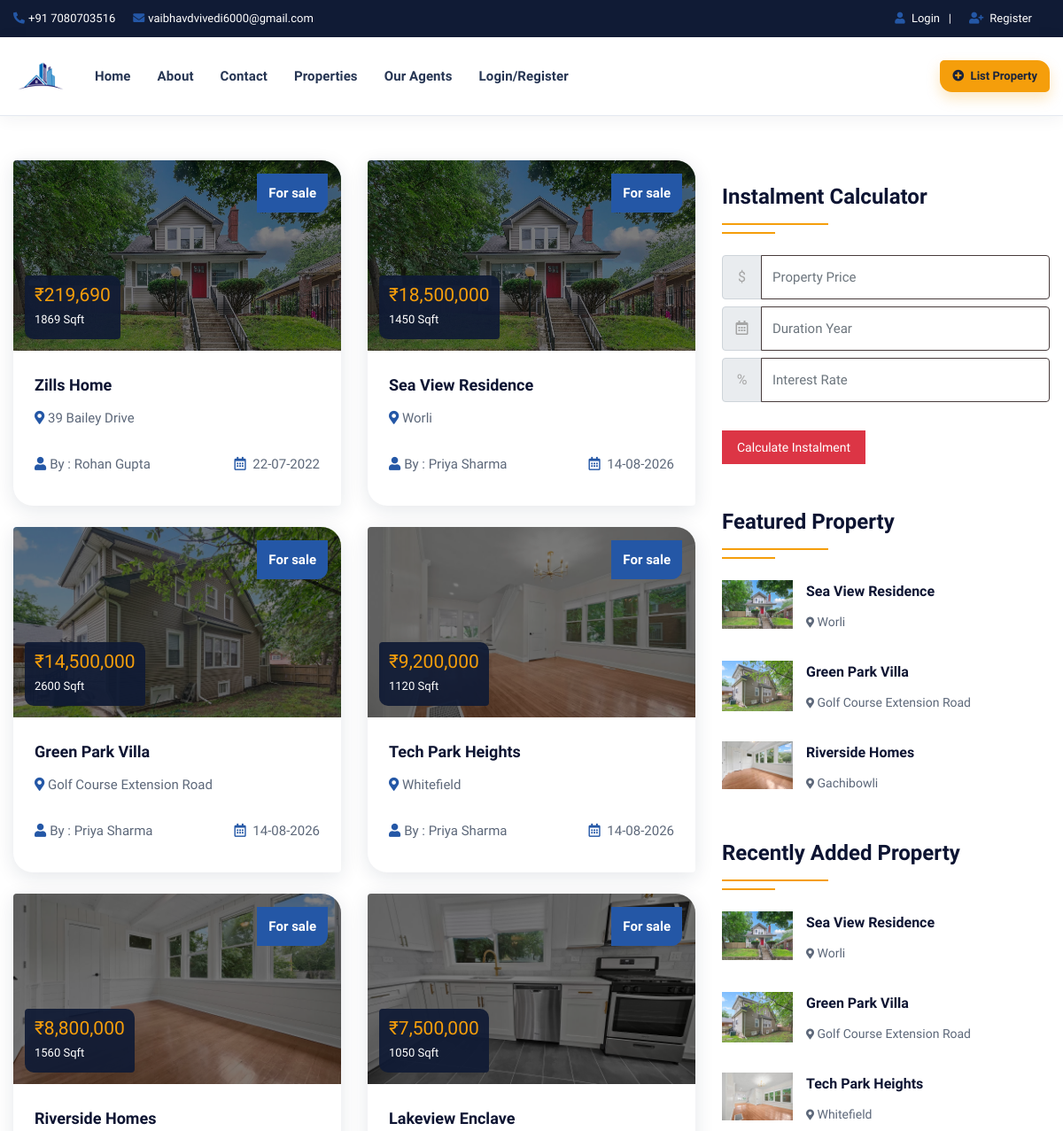
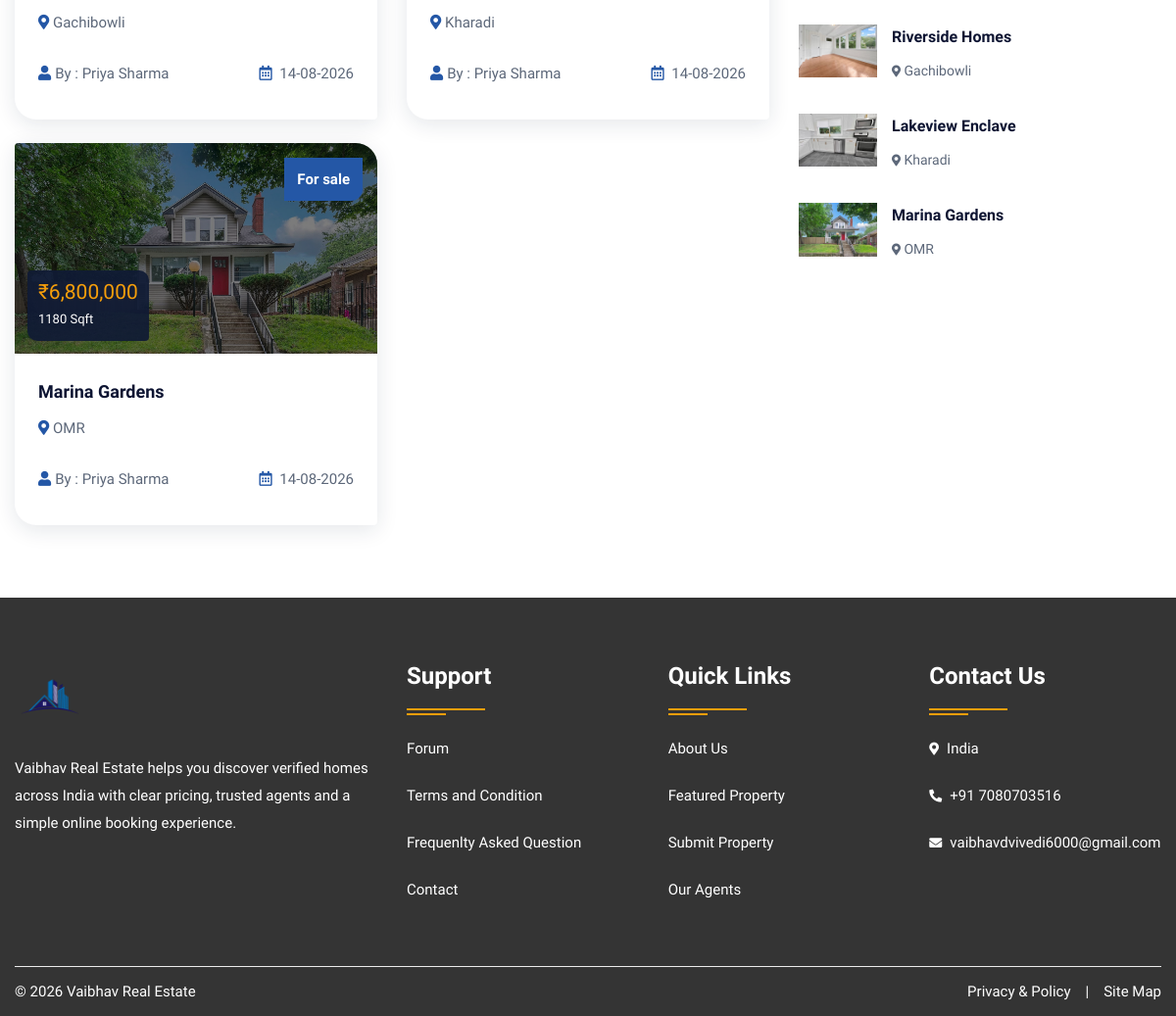
/property.php, run on the app's committed database (2 pictures, top to bottom).
### tables this page shows
CREATE TABLE `property` (
  `pid` int(50) NOT NULL,
  `title` varchar(200) NOT NULL,
  `pcontent` longtext NOT NULL,
  `type` varchar(100) NOT NULL,
  `bhk` varchar(50) NOT NULL,
  `stype` varchar(100) NOT NULL,
  `bedroom` int(50) NOT NULL,
  `bathroom` int(50) NOT NULL,
  `balcony` int(50) NOT NULL,
  `kitchen` int(50) NOT NULL,
  `hall` int(50) NOT NULL,
  `floor` varchar(50) NOT NULL,
  `size` int(50) NOT NULL,
  `price` int(50) NOT NULL,
  `location` varchar(200) NOT NULL,
  `city` varchar(100) NOT NULL,
  `state` varchar(100) NOT NULL,
  `feature` longtext NOT NULL,
  `pimage` varchar(300) NOT NULL,
  `pimage1` varchar(300) NOT NULL,
  `pimage2` varchar(300) NOT NULL,
  `pimage3` varchar(300) NOT NULL,
  `pimage4` varchar(300) NOT NULL,
  `uid` int(50) NOT NULL,
  `status` varchar(50) NOT NULL,
  `mapimage` varchar(300) NOT NULL,
  `topmapimage` varchar(300) NOT NULL,
  `groundmapimage` varchar(300) NOT NULL,
  `totalfloor` varchar(50) NOT NULL,
  `date` datetime NOT NULL DEFAULT CURRENT_TIMESTAMP,
  `isFeatured` int(11) DEFAULT NULL
);

CREATE TABLE `user` (
  `uid` int(50) NOT NULL,
  `uname` varchar(100) NOT NULL,
  `uemail` varchar(100) NOT NULL,
  `uphone` varchar(20) NOT NULL,
  `upass` varchar(50) NOT NULL,
  `utype` varchar(50) NOT NULL,
  `uimage` varchar(300) NOT NULL
);

### property.php (the view, shortened to what this page needs)
<!DOCTYPE html>
<html lang="en">
<head>
<link rel="stylesheet" type="text/css" href="css/bootstrap.min.css">
<link rel="stylesheet" type="text/css" href="css/bootstrap-slider.css">
<link rel="stylesheet" type="text/css" href="css/jquery-ui.css">
<link rel="stylesheet" type="text/css" href="css/layerslider.css">
<link rel="stylesheet" type="text/css" href="css/color.css" id="color-change">
<link rel="stylesheet" type="text/css" href="css/owl.carousel.min.css">
<link rel="stylesheet" type="text/css" href="css/font-awesome.min.css">
<link rel="stylesheet" type="text/css" href="fonts/flaticon/flaticon.css">
<link rel="stylesheet" type="text/css" href="css/style.css">
</head>
<body>
<div id="page-wrapper">
    <div class="row">
		<?php include("include/header.php");?>
        <div class="full-row">
            <div class="container">
                <div class="row">
					<div class="col-lg-8">
                        <div class="row">
							<?php
							$query=mysqli_query($con,"SELECT property.*, user.uname,user.utype,user.uimage FROM `property`,`user` WHERE property.uid=user.uid");
								while($row=mysqli_fetch_array($query))
								{
							?>
                            <div class="col-md-6">
                                <div class="featured-thumb hover-zoomer mb-4">
                                    <div class="overlay-black overflow-hidden position-relative"> <img src="admin/property/<?php echo $row['18'];?>" alt="pimage">
                                        <div class="sale bg-success text-white">For <?php echo $row['5'];?></div>
                                        <div class="price text-primary text-capitalize">&#8377;<?php echo number_format($row['13']);?> <span class="text-white"><?php echo $row['12'];?> Sqft</span></div>
                                    </div>
                                    <div class="featured-thumb-data shadow-one">
                                        <div class="p-4">
                                            <h5 class="text-secondary hover-text-success mb-2 text-capitalize"><a href="propertydetail.php?pid=<?php echo $row['0'];?>"><?php echo $row['1'];?></a></h5>
                                            <span class="location text-capitalize"><i class="fas fa-map-marker-alt text-success"></i> <?php echo $row['14'];?></span> </div>
                                        <div class="px-4 pb-4 d-inline-block w-100">
                                            <div class="float-left text-capitalize"><i class="fas fa-user text-success mr-1"></i>By : <?php echo $row['uname'];?></div>
                                            <div class="float-right"><i class="far fa-calendar-alt text-success mr-1"></i> <?php echo date('d-m-Y', strtotime($row['date']));?></div>
                                        </div>
                                    </div>
                                </div>
                            </div>
                            <?php } ?>
                        </div>
                    </div>
                    <div class="col-lg-4">
                        <div class="sidebar-widget">
                            <h4 class="double-down-line-left text-secondary position-relative pb-4 my-4">Instalment Calculator</h4>
						<form class="d-inline-block w-100" action="calc.php" method="post">
                            <div class="input-group mb-2 mr-sm-2">
                                <div class="input-group-prepend">
                                    <div class="input-group-text">$</div>
                                </div>
                                <input type="text" class="form-control" name="amount" placeholder="Property Price">
                            </div>
                            <div class="input-group mb-2 mr-sm-2">
                                <div class="input-group-prepend">
                                    <div class="input-group-text"><i class="far fa-calendar-alt"></i></div>
                                </div>
                                <input type="text" class="form-control" name="month" placeholder="Duration Year">
                            </div>
                            <div class="input-group mb-2 mr-sm-2">
                                <div class="input-group-prepend">
                                    <div class="input-group-text">%</div>
                                </div>
                                <input type="text" class="form-control" name="interest" placeholder="Interest Rate">
                            </div>
                            <button type="submit" value="submit" name="calc" class="btn btn-danger mt-4">Calculate Instalment</button>
                        </form>
                        </div>
                        <h4 class="double-down-line-left text-secondary position-relative pb-4 mb-4 mt-5">Featured Property</h4>
                        <ul class="property_list_widget">
                            <?php
                            $query=mysqli_query($con,"SELECT * FROM `property` WHERE isFeatured = 1 ORDER BY date DESC LIMIT 3");
                                    while($row=mysqli_fetch_array($query))
                                    {
                            ?>
                            <li> <img src="admin/property/<?php echo $row['18'];?>" alt="pimage">
                                <h6 class="text-secondary hover-text-success text-capitalize"><a href="propertydetail.php?pid=<?php echo $row['0'];?>"><?php echo $row['1'];?></a></h6>
                                <span class="font-14"><i class="fas fa-map-marker-alt icon-success icon-small"></i> <?php echo $row['14'];?></span>
                            </li>
                            <?php } ?>
                        </ul>
                        <div class="sidebar-widget mt-5">
                            <h4 class="double-down-line-left text-secondary position-relative pb-4 mb-4">Recently Added Property</h4>
                            <ul class="property_list_widget">
								<?php
								$query=mysqli_query($con,"SELECT * FROM `property` ORDER BY date DESC LIMIT 6");
										while($row=mysqli_fetch_array($query))
										{
								?>
                                <li> <img src="admin/property/<?php echo $row['18'];?>" alt="pimage">
                                    <h6 class="text-secondary hover-text-success text-capitalize"><a href="propertydetail.php?pid=<?php echo $row['0'];?>"><?php echo $row['1'];?></a></h6>
                                    <span class="font-14"><i class="fas fa-map-marker-alt icon-success icon-small"></i> <?php echo $row['14'];?></span>
                                </li>
                                <?php } ?>
                            </ul>
                        </div>
                    </div>
                </div>
            </div>
        </div>
		<?php include("include/footer.php");?>
    </div>
</div>
</body>
</html>

### data on the page
property: pimage (picture), stype "sale", price "219,690", size "1869", title "Zills Home", location "39 Bailey Drive", uid.uname "Rohan Gupta", date "22-07-2022"
property: pimage (picture), stype "sale", price "18,500,000", size "1450", title "Sea View Residence", location "Worli", uid.uname "Priya Sharma", date "14-08-2026"
property: pimage (picture), stype "sale", price "14,500,000", size "2600", title "Green Park Villa", location "Golf Course Extension Road", uid.uname "Priya Sharma", date "14-08-2026"
property: pimage (picture), stype "sale", price "9,200,000", size "1120", title "Tech Park Heights", location "Whitefield", uid.uname "Priya Sharma", date "14-08-2026"
property: pimage (picture), stype "sale", price "8,800,000", size "1560", title "Riverside Homes", location "Gachibowli", uid.uname "Priya Sharma", date "14-08-2026"
property: pimage (picture), stype "sale", price "7,500,000", size "1050", title "Lakeview Enclave", location "Kharadi", uid.uname "Priya Sharma", date "14-08-2026"
property: pimage (picture), stype "sale", price "6,800,000", size "1180", title "Marina Gardens", location "OMR", uid.uname "Priya Sharma", date "14-08-2026"
